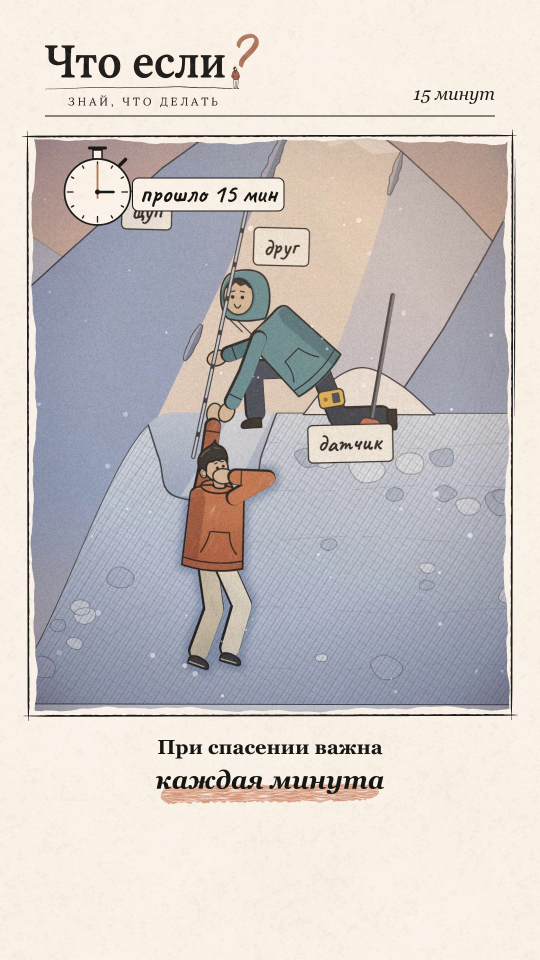
#> input picture Chto_Esli/work/tmp/lavina_orig_tail/orig_42.0.jpg, 1080 x 1920 px, given in place of test_room_playwright.jpg, which was not available (shown at 1/2 size)
$ python compare_rooms.py
#> lines starting #> are read from the running program, lines starting #| are printed output that depends on the picture
import cv2

play = cv2.imread('D:/Chanels/Chto_Esli/chtoesli/review/test_room_playwright.jpg')
#> play is the input picture: shape (1920, 1080, 3); mean B, G, R 195.8, 197.6, 203.3
orig = cv2.imread('D:/Chanels/Chto_Esli/chtoesli/episodes/lavina/inspect_orig/orig_44.0.jpg')
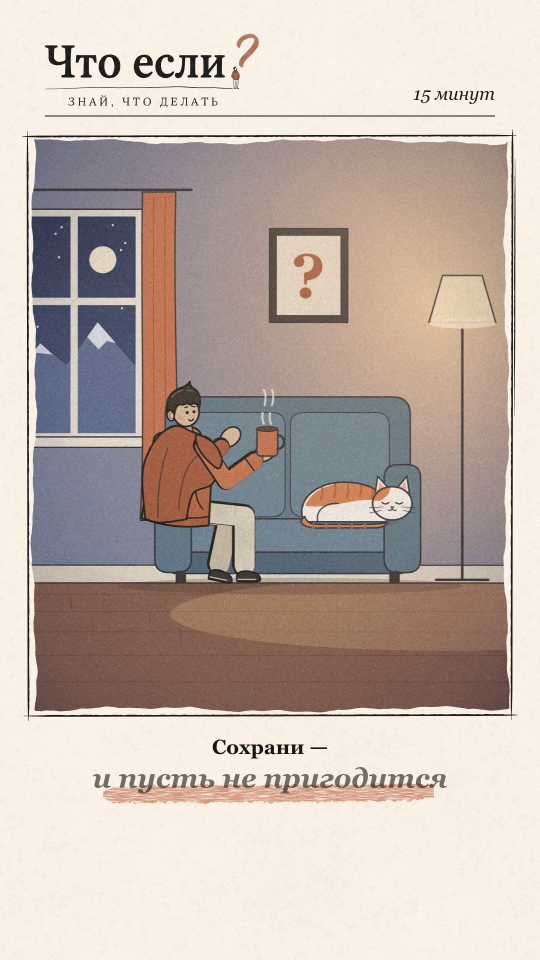
#> input picture Chto_Esli/work/tmp/lavina_orig_tail/orig_44.0.jpg, 1080 x 1920 px, found by its file name (shown at 1/2 size)
#> orig is the input picture: shape (1920, 1080, 3); mean B, G, R 170.7, 179.1, 193.2

# In test_room_playwright.jpg:
# The svg viewBox was 0 0 1080 1920.
# Let's crop the same region: [231:1431, 55:1024]
crop_play = play[231:1431, 55:1024]
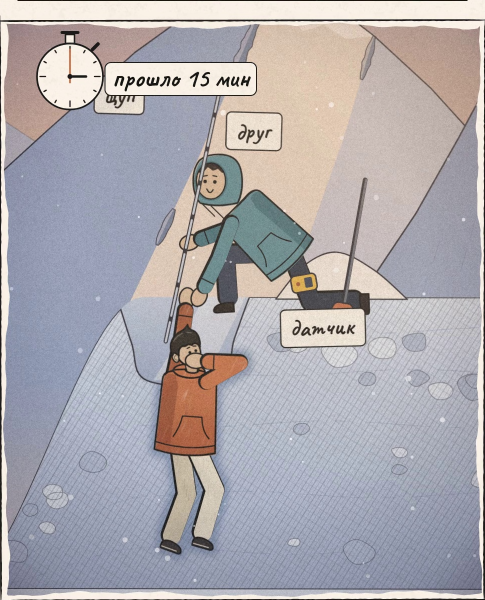
#> crop_play: shape (1200, 969, 3) (shown at 1/2 size); mean B, G, R 174.6, 169.6, 173.1
crop_orig = orig[231:1431, 55:1024]
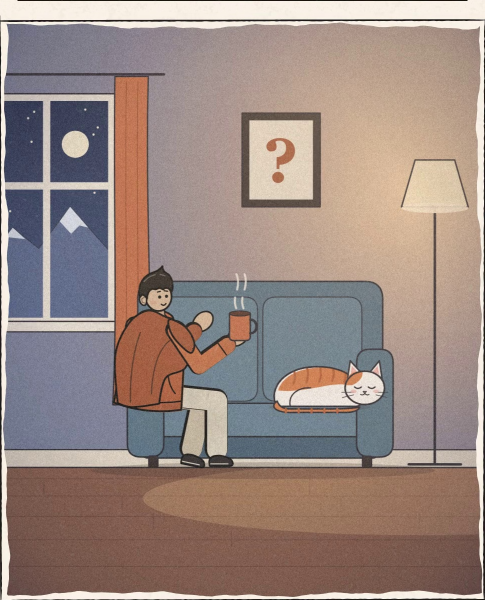
#> crop_orig: shape (1200, 969, 3) (shown at 1/2 size); mean B, G, R 129.8, 136.6, 154.6

cv2.imwrite('D:/Chanels/Chto_Esli/chtoesli/review/compare_play.jpg', crop_play)
cv2.imwrite('D:/Chanels/Chto_Esli/chtoesli/review/compare_orig.jpg', crop_orig)
print('Comparison crops saved.')
